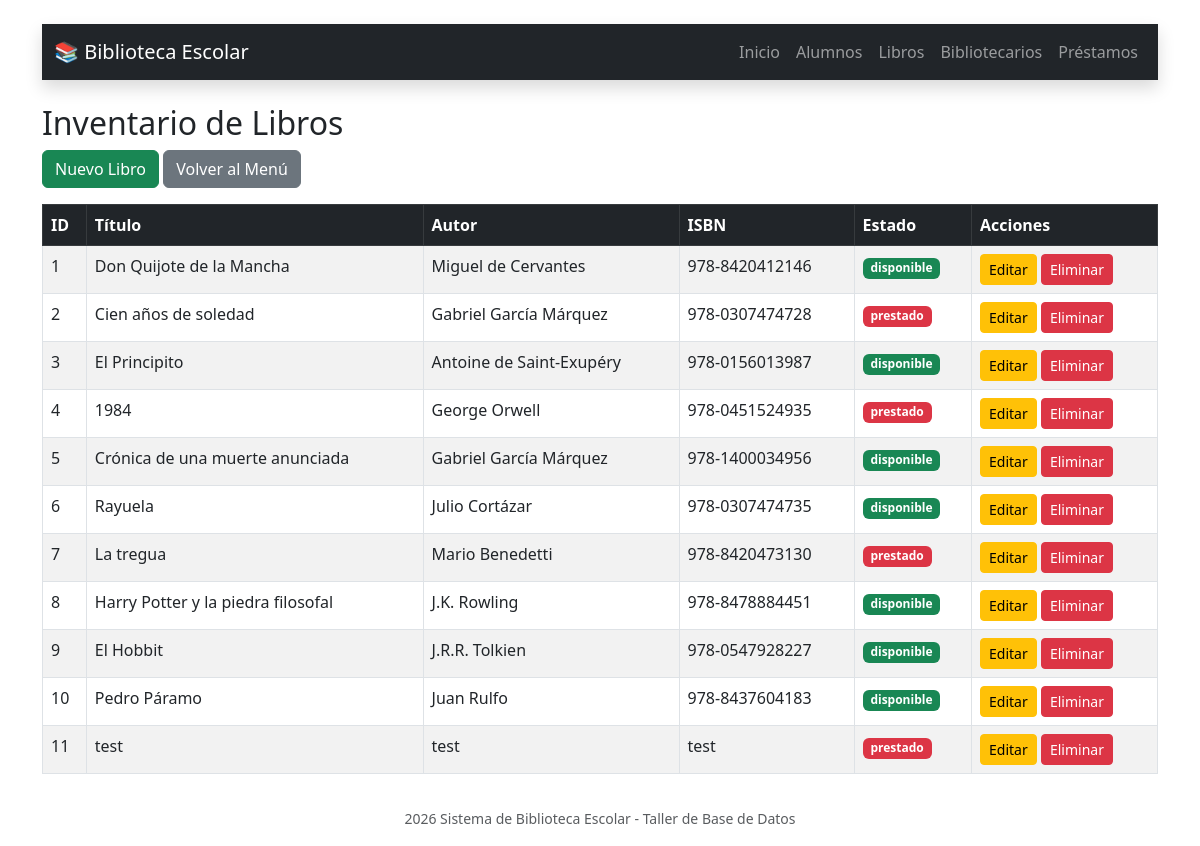
Page /biblioteca/libros.php on the committed database.
### tables this page shows
CREATE TABLE `libro` (
  `id_libro` int(11) NOT NULL,
  `titulo` varchar(150) NOT NULL,
  `autor` varchar(100) DEFAULT NULL,
  `isbn` varchar(20) DEFAULT NULL,
  `estado` enum('disponible','prestado') DEFAULT 'disponible'
);

### biblioteca/libros.php (the view, shortened to what this page needs)
<?php include 'config.php'; ?>
<!DOCTYPE html>
<html>
<head>
    <link rel="stylesheet" href="https://cdn.jsdelivr.net/npm/bootstrap@5.3.0/dist/css/bootstrap.min.css">
</head>
<?php include 'navbar.php'; ?>
<body class="container mt-4">
    <h2>Inventario de Libros</h2>
    <a href="libros_form.php" class="btn btn-success mb-3">Nuevo Libro</a>
    <a href="index.php" class="btn btn-secondary mb-3">Volver al Menú</a>
    <table class="table table-striped table-bordered">
        <thead class="table-dark">
            <tr>
                <th>ID</th>
                <th>Título</th>
                <th>Autor</th>
                <th>ISBN</th>
                <th>Estado</th>
                <th>Acciones</th>
            </tr>
        </thead>
        <tbody>
            <?php
            $stmt = $pdo->query("SELECT * FROM libro");
            while ($row = $stmt->fetch()) {
                $badge = ($row['estado'] == 'disponible') ? 'bg-success' : 'bg-danger';
                echo "<tr>
                    <td>{$row['id_libro']}</td>
                    <td>{$row['titulo']}</td>
                    <td>{$row['autor']}</td>
                    <td>{$row['isbn']}</td>
                    <td><span class='badge $badge'>{$row['estado']}</span></td>
                    <td>
                        <a href='libros_form.php?id={$row['id_libro']}' class='btn btn-warning btn-sm'>Editar</a>
                        <a href='libros.php?delete={$row['id_libro']}' class='btn btn-danger btn-sm' onclick='return confirm(\"¿Borrar libro?\")'>Eliminar</a>
                    </td>
                </tr>";
            }
            ?>
        </tbody>
    </table>
    <?php
    include 'footer.php';
    ?>
</body>
</html>

### rows in the picture
libro: id_libro "1", titulo "Don Quijote de la Mancha", autor "Miguel de Cervantes", isbn "978-8420412146", estado "disponible"
libro: id_libro "2", titulo "Cien años de soledad", autor "Gabriel García Márquez", isbn "978-0307474728", estado "prestado"
libro: id_libro "3", titulo "El Principito", autor "Antoine de Saint-Exupéry", isbn "978-0156013987", estado "disponible"
libro: id_libro "4", titulo "1984", autor "George Orwell", isbn "978-0451524935", estado "prestado"
libro: id_libro "5", titulo "Crónica de una muerte anunciada", autor "Gabriel García Márquez", isbn "978-1400034956", estado "disponible"
libro: id_libro "6", titulo "Rayuela", autor "Julio Cortázar", isbn "978-0307474735", estado "disponible"
libro: id_libro "7", titulo "La tregua", autor "Mario Benedetti", isbn "978-8420473130", estado "prestado"
libro: id_libro "8", titulo "Harry Potter y la piedra filosofal", autor "J.K. Rowling", isbn "978-8478884451", estado "disponible"
libro: id_libro "9", titulo "El Hobbit", autor "J.R.R. Tolkien", isbn "978-0547928227", estado "disponible"
libro: id_libro "10", titulo "Pedro Páramo", autor "Juan Rulfo", isbn "978-8437604183", estado "disponible"
libro: id_libro "11", titulo "test", autor "test", isbn "test", estado "prestado"
